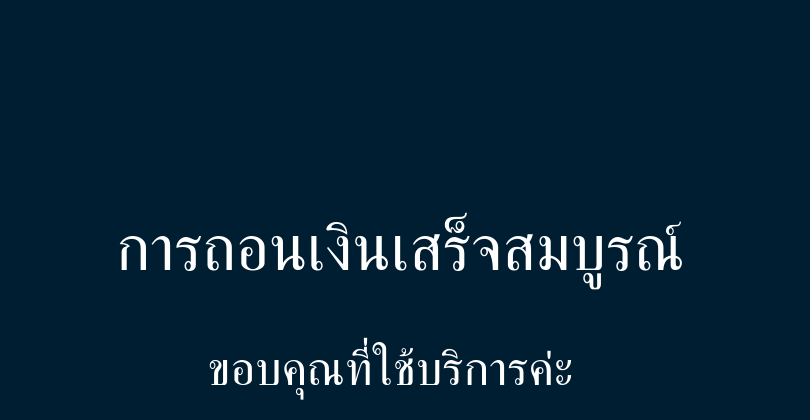
    <widget class="QWidget" name="page_30_withdraw_success">
     <property name="styleSheet">
      <string notr="true">background-color: rgb(0, 30, 50);</string>
     </property>
     <widget class="QLabel" name="thankYouHeader_page30">
      <property name="geometry">
       <rect>
        <x>-10</x>
        <y>330</y>
        <width>801</width>
        <height>81</height>
       </rect>
      </property>
      <property name="font">
       <font>
        <family>supermarket</family>
        <pointsize>36</pointsize>
        <weight>50</weight>
        <bold>false</bold>
       </font>
      </property>
      <property name="styleSheet">
       <string notr="true">color: rgb(255, 255, 255);</string>
      </property>
      <property name="text">
       <string>ขอบคุณที่ใช้บริการค่ะ</string>
      </property>
      <property name="alignment">
       <set>Qt::AlignCenter</set>
      </property>
     </widget>
     <widget class="QLabel" name="Logo_page30">
      <property name="geometry">
       <rect>
        <x>150</x>
        <y>40</y>
        <width>499</width>
        <height>150</height>
       </rect>
      </property>
      <property name="text">
       <string/>
      </property>
      <property name="pixmap">
       <pixmap resource="resources.qrc">:/assets/images/Logo.png</pixmap>
      </property>
     </widget>
     <widget class="QLabel" name="successHeader_page30">
      <property name="geometry">
       <rect>
        <x>0</x>
        <y>210</y>
        <width>801</width>
        <height>81</height>
       </rect>
      </property>
      <property name="font">
       <font>
        <family>supermarket</family>
        <pointsize>48</pointsize>
        <weight>50</weight>
        <bold>false</bold>
       </font>
      </property>
      <property name="styleSheet">
       <string notr="true">color: rgb(255, 255, 255);</string>
      </property>
      <property name="text">
       <string>การถอนเงินเสร็จสมบูรณ์</string>
      </property>
      <property name="alignment">
       <set>Qt::AlignCenter</set>
      </property>
     </widget>
    </widget>
